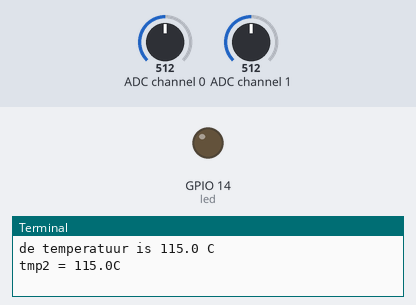
The program below on a simulated Raspberry Pi (BCM pin numbers). Parts: output pins drawn as LEDs (lit = HIGH), the last lines printed to the terminal. Dashed ring = blinking. Inputs (shaded band) come from the test bench; at power-on: ADC channel 0 = 512, ADC channel 1 = 512 (analog values on the 0–1023 scale). The clock reads 2024-03-15 10:24:30 at power-on unless the program sets it; files the program writes start out absent.

Above: at 1.2 s.
1.3 s: ADC channel 0 set to 528
At 4.25 s:
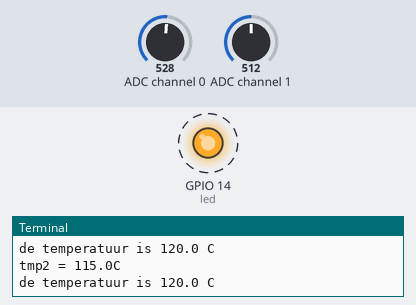
7.5 s: ADC channel 0 set to 511
11.0 s: ADC channel 1 set to 532
At 12.26 s:
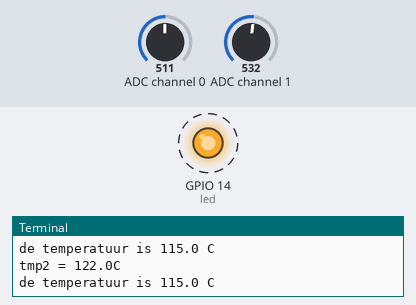
16.0 s: ADC channel 1 set to 511
At 18.6 s:
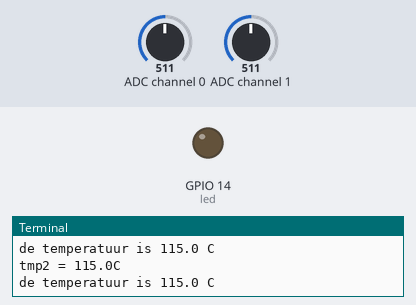
19.5 s: ADC channel 1 set to 306
At 22.26 s:
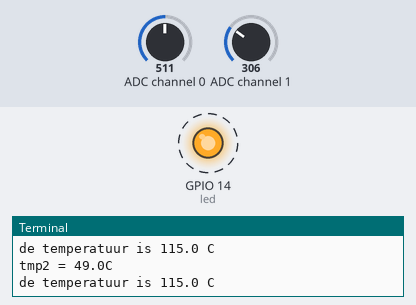
Timing chart, 0 to 26.7 s (numbered marks = the images above; inputs shaded):
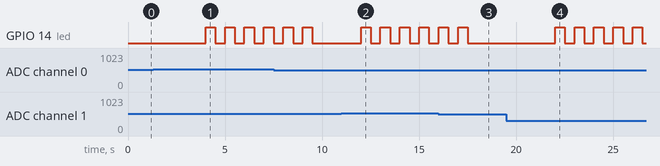

The program:

MCP+TMP.py
```python
from gpiozero import MCP3008, PWMLED
import time

led = PWMLED(14)
verschill  =0
vorige_temp1 = 0
vorige_temp2 =0
huidige_tijd = time.ctime()

def convert_temp1(gen1):
    for value1 in gen1:
        yield round((value1 *3.3-0.5)*100, 0)
def convert_temp2(gen2):
    for value2 in gen2:
        yield round((value2 *3.3-0.5)*100, 0)

f = open("tmp_waardes", "w")
f.write(f"{huidige_tijd}\n")
f.close()

mcp3008_kanaal1 = MCP3008(channel=0)
mcp3008_kanaal2 = MCP3008(channel=1)
while True:
    for temp1 in convert_temp1(mcp3008_kanaal1.values):
        print(f"de temperatuur is {temp1} C")
        time.sleep(1)
        break

    for temp2 in convert_temp2(mcp3008_kanaal2.values):
        print(f"tmp2 = {temp2}C")
        time.sleep(1)
        break

    if vorige_temp1 != temp1 or vorige_temp2 != temp2:
        f = open("tmp_waardes", "a")
        f.write(f"{huidige_tijd}")
        f.write(f"temperatuur van eerste tmp is veranderd: {temp1}, temperatuur van tweede is veranderd: {temp2}\n")
        f.close()
        vorige_temp1 = temp1
        vorige_temp2 = temp2


    verschill = round(abs(temp1 - temp2), 1)
    if verschill > 2:
        led.blink(on_time=0.500, off_time=0.500, n = None, background = True)
    else:
        led.off()
```

Measured:
- the behaviour switches between 519 and 520 on ADC channel 0 (found by bisection; images 0 and 1)
- the behaviour switches between 519 and 520 on ADC channel 1 (found by bisection; images 1 and 2)
- after the input at 1.3 s, GPIO 14 (led): alternates HIGH for 0.50 s and LOW for 0.50 s, starting after 2.7 s
- after the input at 11.0 s, GPIO 14 (led): alternates HIGH for 0.50 s and LOW for 0.50 s, starting after 1.0 s
- after the input at 16.0 s, GPIO 14 (led): goes on until 17.5 s, then stays LOW
- after the input at 19.5 s, GPIO 14 (led): alternates HIGH for 0.50 s and LOW for 0.50 s, starting after 2.5 s
